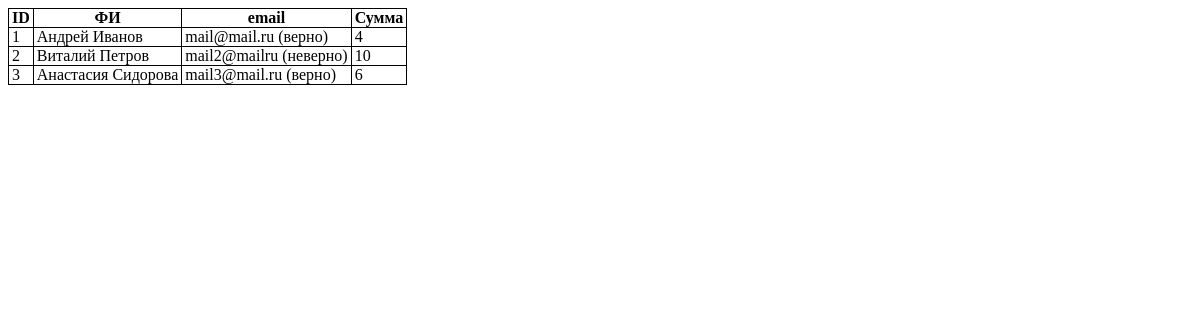
The page / on the database its author committed.
### tables this page shows
CREATE TABLE IF NOT EXISTS `users` (
  `id` int(11) NOT NULL AUTO_INCREMENT,
  `lastname` varchar(50) DEFAULT NULL,
  `firstname` varchar(50) DEFAULT NULL,
  `email` varchar(50) DEFAULT NULL,
  `parent_id` int(11) DEFAULT NULL,
  `count` int(11) NOT NULL,
  PRIMARY KEY (`id`),
  KEY `FK_users_users` (`parent_id`),
  CONSTRAINT `FK_users_users` FOREIGN KEY (`parent_id`) REFERENCES `users` (`id`) ON DELETE NO ACTION ON UPDATE NO ACTION
);

### app/Help/helpers.php (called while the page is built, shortened)
<?php
function app()
{
    return require '../config/app.php';
}
function view($name, $data)
{
    return require app()['path_views'].$name.'.php';
}

### app/Controllers/HomeController.php (called while the page is built, shortened)
<?php
class HomeController
{
    public function index(){
        $data = (new User())->getNotParents();
        return view('master', $data);
    }
}

### config/db.php (called while the page is built)
<?php
return [
    'host' => 'localhost',
    'dbname' => 'test',
    'user' => 'root',
    'password' => 'qwerfdsa',
    'charset' => 'utf8',
    'type' => 'mysql',
    'opt' => [
        \PDO::ATTR_ERRMODE => \PDO::ERRMODE_EXCEPTION,
        \PDO::ATTR_DEFAULT_FETCH_MODE => \PDO::FETCH_ASSOC
    ]
];

### app/Models/Connection.php (called while the page is built, shortened)
<?php
class Connection
{
    private static $connection;
    public static function getConnection()
    {
        if (!self::$connection)
        {
            $db = require '../config/db.php';
            try
            {
                self::$connection = new \PDO(
                    $db['type'].':host='.$db['host'].';dbname='.$db['dbname'].';charset='.$db['charset'],
                    $db['user'],
                    $db['password'],
                    $db['opt']
                );
            }
            catch (\PDOException $e)
            {
                log_write($e->getMessage());
            }
        }
        return self::$connection;
    }
}

### app/Models/Model.php (called while the page is built, shortened)
<?php
abstract class Model
{
    function __construct()
    {
        $this->pdo = Connection::getConnection();
    }
}

### app/Models/User.php (called while the page is built, shortened)
<?php
class User extends Model
{
    public function getNotParents()
    {
        return $this->pdo->query(
            'SELECT u1.id, u1.lastname, u1.firstname, u1.email,
             sum(u1.count + (case when u2.count is null then 0 else u2.count end)) as count
             FROM users as u1 LEFT JOIN users as u2 ON u1.id = u2.parent_id
             WHERE u1.parent_id is null
             group by u1.id'
        )->fetchAll();
    }
}

### resources/views/master.php (the view, shortened to what this page needs)
<!DOCTYPE>
<html>
<head>
    <link rel="stylesheet" href="/css/app.css"/>
</head>
<body>
<table class="brd">
    <tr>
        <th>ID</th>
        <th>ФИ</th>
        <th>email</th>
        <th>Сумма</th>
    </tr>
    <?php
    foreach ($data as $item){
        echo
            '<tr class="item"  id-pp="'.$item['id'].'">
            <td click="ShowHide" status="off" class="user-id" p-i="'.$item['id'].'">'.$item['id'].'</td>
            <td>'.$item['firstname'].' '.$item['lastname'].'</td>
            <td>'.$item['email'].'</td>
            <td>'.$item['count'].'</td>
            </tr>';
    }
    ?>
</table>
</body>
</html>

### public/index.php (shortened to what this page needs)
<?php
require "../app/Help/helpers.php";
switch(parse_url($_SERVER['REQUEST_URI'])['path'])
{
    case '/':
        (new \App\Controllers\HomeController())->index();
        break;
}

### public/css/app.css (style rules this page uses)
table { border-collapse: collapse; }
table th, table td { padding: 0 3px; }
table.brd th, table.brd td { border: 1px solid #000; }
.user-id { cursor: pointer; }

### resources/views/master.php (style rules this page uses)
table { border-collapse: collapse; }
table th, table td { padding: 0 3px; }
table.brd th, table.brd td { border: 1px solid #000; }

### rows shown on the page
users: id "1", firstname "Андрей", lastname "Иванов", email "mail@mail.ru (верно)", count "4"
users: id "2", firstname "Виталий", lastname "Петров", email "mail2@mailru (неверно)", count "10"
users: id "3", firstname "Анастаcия", lastname "Сидорова", email "mail3@mail.ru (верно)", count "6"
